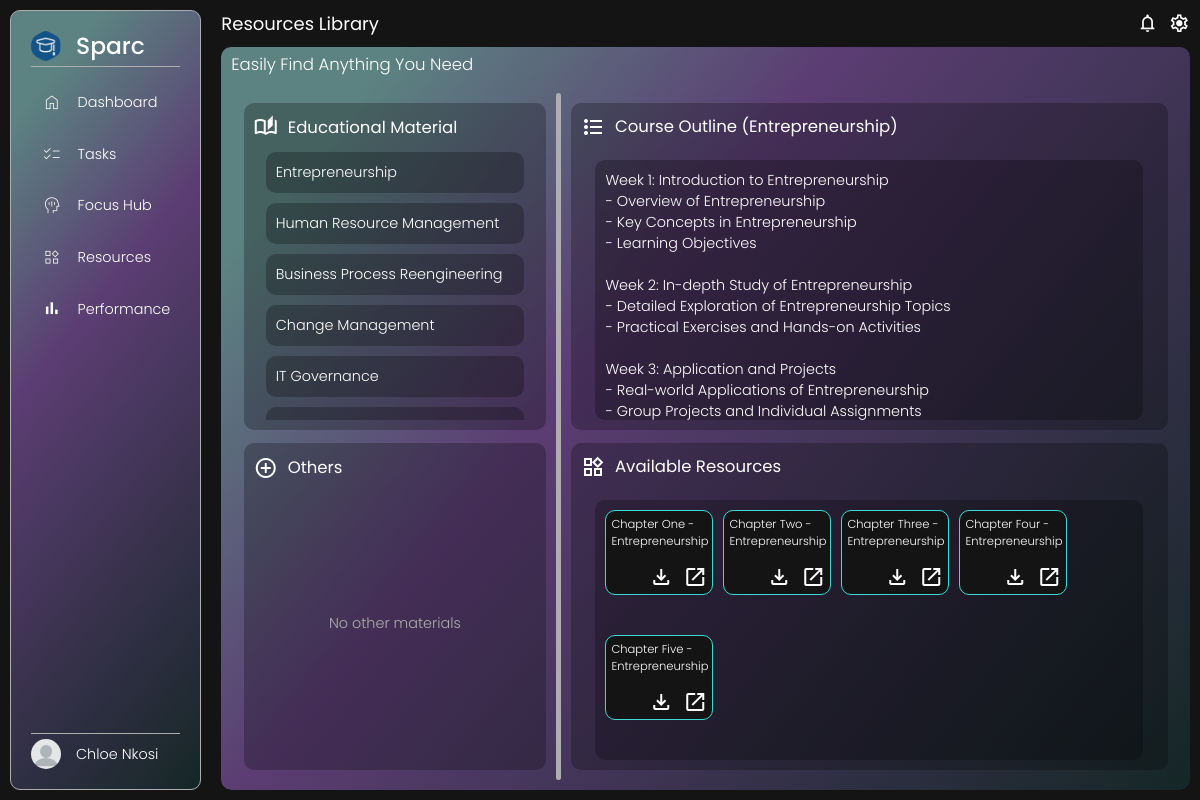
The app's page /unit_details/C027-2201/ (signed in) with its own data.
### main/models.py (models this page shows)
class CustomUser(AbstractUser):
    username = None
    email = models.EmailField(_("email address"), unique=True)
    reg_number = models.CharField(max_length=20, unique=True, primary_key=True)
    course = models.ForeignKey(Course, on_delete=models.CASCADE, default="C025")
    year = models.IntegerField(default=1)
    semester = models.IntegerField(default=1)
    focus_period = models.IntegerField(default=25) #in minutes
    break_duration = models.IntegerField(default=5) #in minutes
    daily_goal = models.IntegerField(default=4) #in hours
    streak = models.IntegerField(default=0)
    USERNAME_FIELD = "email"
    REQUIRED_FIELDS = []
    objects = CustomUserManager()

class Unit(models.Model):
    code = models.CharField(primary_key=True, unique=True, max_length=50)
    name = models.CharField(max_length=250)
    course = models.ForeignKey(Course, on_delete=models.CASCADE)
    year = models.IntegerField()
    semester = models.IntegerField()
    outline = models.TextField(null=True)

class Resource(models.Model):
    name = models.CharField(unique=True, max_length=250)
    file_attachment = models.FileField(upload_to="resource_attachments")
    unit = models.CharField(max_length=200, null=True)

### main/views.py (the view)
# urls.py: path("unit_details/<unit_code>/", views.unit_details, name="unit_details"),
@login_required(login_url='login/')
def unit_details(request, unit_code):
    user = request.user
    units = Unit.objects.filter(course=user.course, year=user.year, semester=user.semester)
    unit = get_object_or_404(Unit, code=unit_code)
    resources = Resource.objects.all()
    context = {
        'unit': unit,
        'units': units,
        'resources': resources,
    }
    return render(request, 'main/unit_details.html', context)

### templates/main/unit_details.html
{% extends "main/resources.html" %}
{% block details %}
<div class="section column-flex">
    <div class="title row-flex">
        <span class="material-symbols-outlined">format_list_bulleted</span>
        <h4>course outline ({{unit.name}})</h4>
    </div>
    <div class="list row-flex" style=" padding: 0;">
        <div class="item">
            {{ unit.outline|linebreaksbr }}
        </div>
    </div>
</div>
<div class="section column-flex">
    <div class="title row-flex">
        <span class="material-symbols-outlined">widgets</span>
        <h4>available resources</h4>
    </div>
    <div class="list row-flex grid">
        {% for resource in resources %}
        <div class="item column-flex">
            <p>{{ resource.name }} - {{unit.name}} </p>
            {% if resource.file_attachment %}
            <div class="buttons row-flex">
                <a class="material-symbols-outlined" href="{{ resource.file_attachment.url }}" download>download</a>
                <a class="material-symbols-outlined" href="#" style="cursor: not-allowed;">open_in_new</a>
            </div>
            {% else %}
            <span>No file available for download</span>
            {% endif %}
        </div>
        {% endfor %}
    </div>
</div>
{% endblock details %}

### templates/main/resources.html (shortened to what this page needs)
{% extends "main/base.html" %}
{% block page_name %}
Resources Library
{% endblock page_name %}
{% block content %}
<div class="resources-content content">
    <h4>easily find anything you need</h4>
    <div class="menu panel column-flex">
        <div class="section column-flex">
            <div class="title row-flex">
                <span class="material-symbols-outlined">auto_stories</span>
                <h4>educational material</h4>
            </div>
            <div class="list row-flex">
                {% for unitobject in units %}
                <a class="item" href="{% url 'unit_details' unitobject.code|upper %}">{{ unitobject.name }}</a>
                {% endfor %}
            </div>
        </div>
        <div class="section column-flex">
            <div class="title row-flex">
                <span class="material-symbols-outlined">add_circle</span>
                <h4>others</h4>
            </div>
            <div class="list row-flex">
                <p class="nothing_else column-flex">No other materials</p>
            </div>
        </div>
    </div>
    <div class="line"></div>
    <div class="details panel column-flex">
        {% block details %}
        {% endblock details %}
    </div>
</div>
{% endblock content %}

### templates/main/base.html (shortened to what this page needs)
{% load static %}
<!DOCTYPE html>
<html lang="en">
<head>
    <link rel="stylesheet" href="{% static 'styles/base.css' %}">
</head>
<body>
    <div class="sidebar">
        <div class="top">
            <a href="{% url 'dashboard' %}" class="menu-item">
                <img src="{% static 'images/logo.png' %}" alt="Logo">
                <h2>sparc</h2>
            </a>
        </div>
        <nav>
            <a href="{% url 'dashboard' %}" class="menu-item">
                <span class="material-symbols-outlined">home</span>
                <p>dashboard</p>
            </a>
            <a href="{% url 'tasks' %}" class="menu-item">
                <span class="material-symbols-outlined">checklist</span>
                <p>tasks</p>
            </a>
            <a href="{% url 'focus-hub' %}" class="menu-item">
                <span class="material-symbols-outlined">mindfulness</span>
                <p>focus hub</p>
            </a>
            <a href="{% url 'resources' %}" class="menu-item">
                <span class="material-symbols-outlined">widgets</span>
                <p>resources</p>
            </a>
            <a href="{% url 'performance' %}" class="menu-item">
                <span class="material-symbols-outlined">bar_chart</span>
                <p>performance</p>
            </a>
        </nav>
        <div class="bottom">
            <div title="{{ user.reg_number }}" class="menu-item profile-button">
                <img src="{% static 'images/profile_pic.webp' %}" alt="profile photo">
                <p>{{ user.first_name }} {{ user.last_name }}</p>
            </div>
        </div>
    </div>
    <main>
        <header>
            <h3>{% block page_name %}{% endblock page_name %}</h3>
            <div class="icons">
                <span class="material-symbols-outlined notifications">notifications</span>
                <span class="material-symbols-outlined" id="settings_icon">settings</span>
            </div>
        </header>
        {% block content %}{% endblock content %}
    </main>
</body>
</html>

### records on screen
CustomUser: first_name "Chloe", last_name "Nkosi"
Unit: name "Entrepreneurship", outline "Week 1: Introduction to Entrepreneurship - Overview of Entrepreneurship - Key Concepts in Entrepreneurship - Learning Objectives Week 2: In-depth Study of Entrepreneurship - Detailed Exploration of Entrepreneurship Topics - Practical Exercises and Hands-on Activities Week 3: Application and Projects - Real-world Applications of Entrepreneurship - Group Projects and Individual Assignments"
Unit: name "Human Resource Management"
Unit: name "Business Process Reengineering"
Unit: name "Change Management"
Unit: name "IT Governance"
Resource: name "Chapter One"
Resource: name "Chapter Two"
Resource: name "Chapter Three"
Resource: name "Chapter Four"
Resource: name "Chapter Five"
